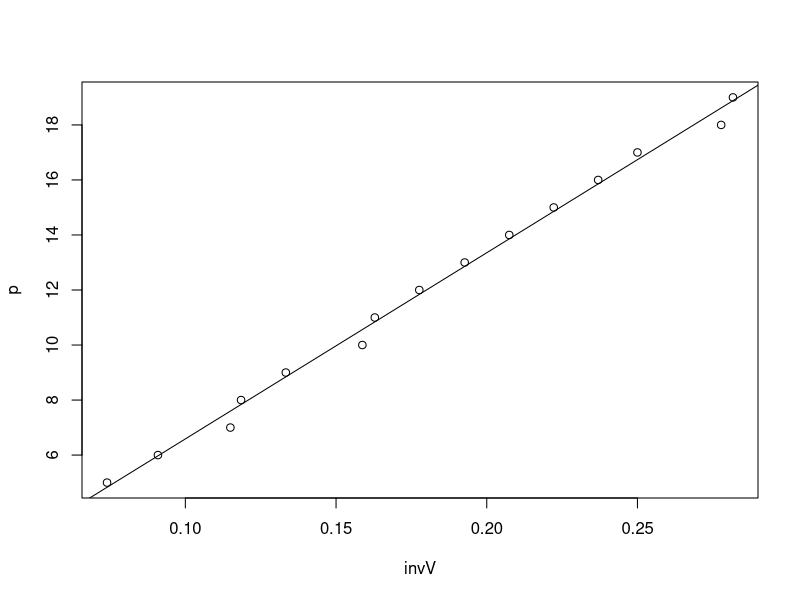
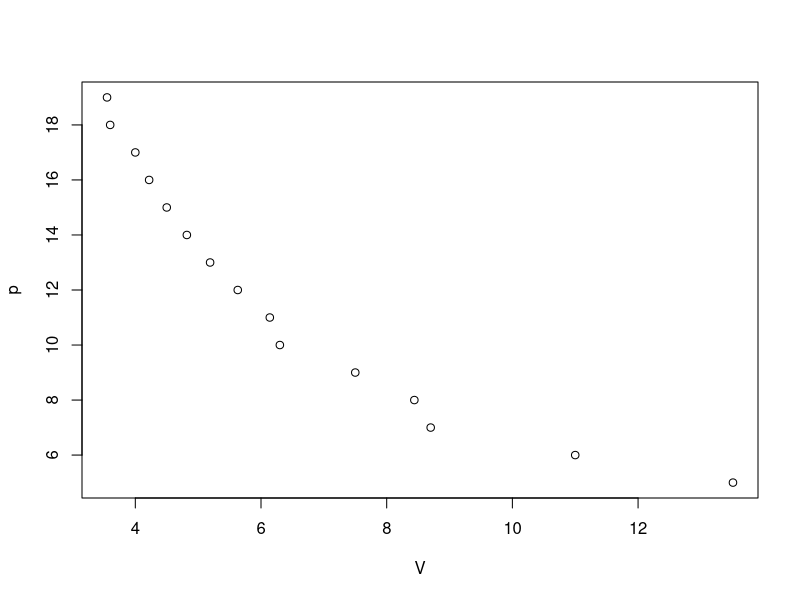

The R source for these figures, in order:
# Constante de los gases ideales
R = 0.082
# Cálculos de los moles a una temperatura T
T= 305
# presión
p = c(5 ,	6 ,	7 ,	8 ,	9 ,	10 	,11 ,	12 ,	13 ,	14 ,	15, 	16 ,	17, 	18, 	19)
V = c(13.51, 	11.00, 	8.70, 	8.44, 	7.50, 	6.30, 	6.14 ,	5.63 ,	5.19 ,	4.82, 	4.50, 	4.22, 	4.00, 	3.60, 	3.55)
# Fórmula p=nRT/V, O una recta p = a (1/V)  p= a inV
invV= 1/V
# recta de regresión lineal. "p" es la Y y "invV" es la X
l1 = lm(p~invV)
plot(invV,p)
abline(l1)
# cálculo de a
a = l1$coefficients[2]
# Número de moles n 
n = a/(R*T)
# Presento la solución
cat("El número de moles es n = " , n)
# Con una fiabilidad de 
summary(l1)$r.squared
plot(V,p)


